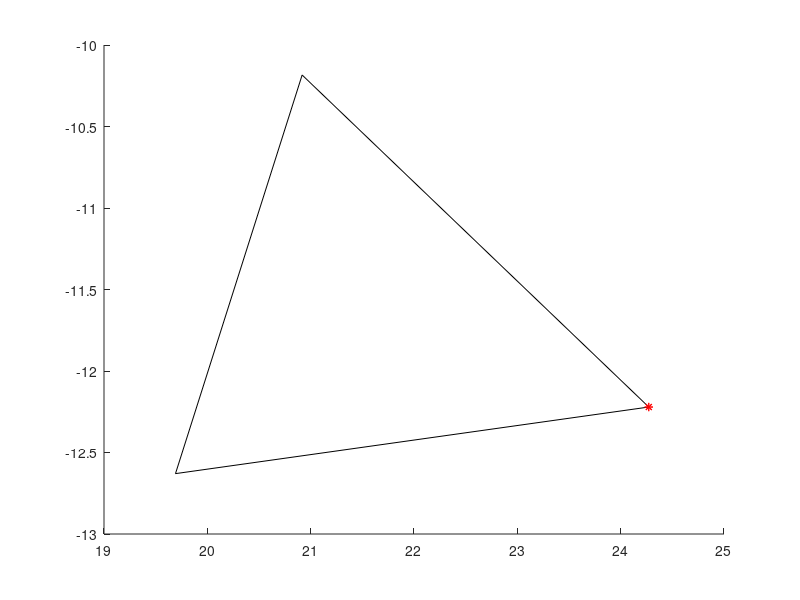

The MATLAB script that drew this image:
clc;
close all;
clear all;
Trajectory = [24.2720065861909262139306520111858844757080, -12.2209859596257288671949936542659997940063
24.2720012482188600699828384676948189735413, -12.2210353434579950260285841068252921104431];

Nodes = [	20.9174427114765961732700816355645656585693, -10.1840111020716967971111444057896733283997
	19.6917105506329725983505340991541743278503, -12.6296247393196825470340627362020313739777
	24.2720065511318274786844995105639100074768, -12.2209859383369732199753343593329191207886
    ];

Triangles = [1:size(Nodes, 1)];
Triangles = reshape(Triangles, 3, size(Nodes, 1) / 3);
Triangles = Triangles';

% Nodes_p = [		-2.4667932875480627075148731819353997707367, 1.0813362350056721084001765120774507522583
% 	-1.2315817275378992956547108406084589660168, 1.5394885736252672536750196741195395588875
% 	-2.1348029612108834207617746869800612330437, 1.9407506813055077632412803723127581179142];
% 
% Triangles_p = [1:size(Nodes_p, 1)];
% Triangles_p = reshape(Triangles_p, 3, size(Nodes_p, 1) / 3);
% Triangles_p = Triangles_p';

figure(1)
patch('Vertices', Nodes, 'Faces', Triangles, 'FaceVertexCData', zeros(size(Nodes, 1), 1), 'FaceColor', ...
    'interp', 'EdgeAlpha', 1, 'facealpha', 0); hold on
plot(Trajectory(:, 1), Trajectory(:, 2), '*-r'); hold on
% patch('Vertices', Nodes_p, 'Faces', Triangles_p, 'FaceVertexCData', zeros(size(Nodes_p, 1), 1), 'FaceColor', ...
%     'interp', 'EdgeAlpha', 1, 'facealpha', 0, 'edgecolor', 'b'); hold on


